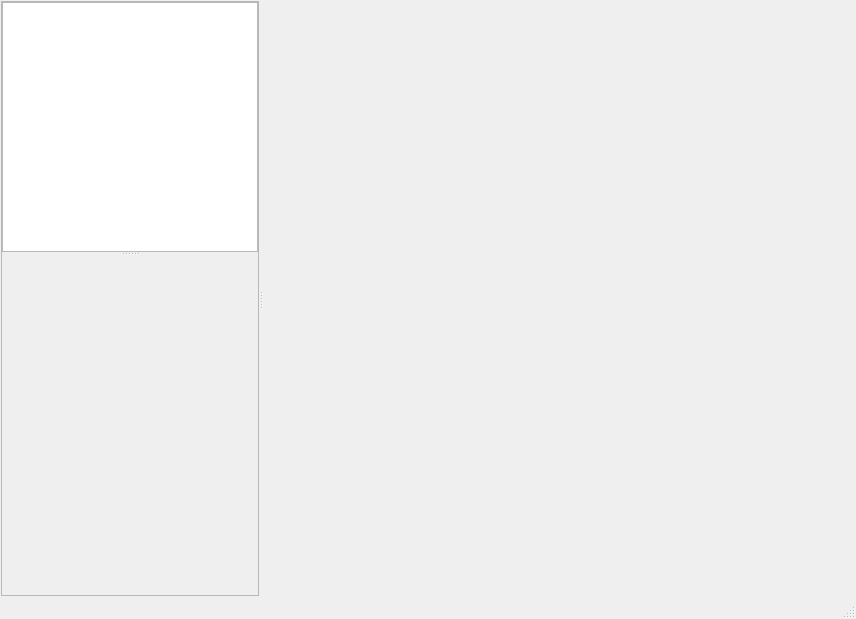
<?xml version="1.0" encoding="UTF-8"?>
<ui version="4.0">
 <class>IMFViewer_UI</class>
 <widget class="QMainWindow" name="IMFViewer_UI">
  <property name="geometry">
   <rect>
    <x>0</x>
    <y>0</y>
    <width>856</width>
    <height>619</height>
   </rect>
  </property>
  <property name="windowTitle">
   <string>IMF Viewer</string>
  </property>
  <widget class="QWidget" name="centralwidget">
   <layout class="QGridLayout" name="gridLayout_2">
    <property name="leftMargin">
     <number>1</number>
    </property>
    <property name="topMargin">
     <number>1</number>
    </property>
    <property name="rightMargin">
     <number>1</number>
    </property>
    <property name="bottomMargin">
     <number>1</number>
    </property>
    <property name="spacing">
     <number>4</number>
    </property>
    <item row="0" column="0">
     <widget class="QSplitter" name="splitter">
      <property name="orientation">
       <enum>Qt::Horizontal</enum>
      </property>
      <widget class="QFrame" name="filterFrame">
       <property name="frameShape">
        <enum>QFrame::StyledPanel</enum>
       </property>
       <property name="frameShadow">
        <enum>QFrame::Raised</enum>
       </property>
       <layout class="QGridLayout" name="gridLayout">
        <property name="leftMargin">
         <number>0</number>
        </property>
        <property name="topMargin">
         <number>0</number>
        </property>
        <property name="rightMargin">
         <number>0</number>
        </property>
        <property name="bottomMargin">
         <number>0</number>
        </property>
        <property name="spacing">
         <number>4</number>
        </property>
        <item row="0" column="0">
         <widget class="QSplitter" name="splitter_2">
          <property name="orientation">
           <enum>Qt::Vertical</enum>
          </property>
          <widget class="VSFilterView" name="treeView">
           <property name="sizePolicy">
            <sizepolicy hsizetype="Expanding" vsizetype="Preferred">
             <horstretch>0</horstretch>
             <verstretch>0</verstretch>
            </sizepolicy>
           </property>
           <property name="minimumSize">
            <size>
             <width>0</width>
             <height>250</height>
            </size>
           </property>
           <property name="selectionMode">
            <enum>QAbstractItemView::ExtendedSelection</enum>
           </property>
          </widget>
          <widget class="VSInfoWidget" name="infoWidget" native="true">
           <property name="sizePolicy">
            <sizepolicy hsizetype="Preferred" vsizetype="Expanding">
             <horstretch>0</horstretch>
             <verstretch>1</verstretch>
            </sizepolicy>
           </property>
          </widget>
         </widget>
        </item>
       </layout>
      </widget>
      <widget class="VSMainWidget" name="vsWidget" native="true">
       <property name="sizePolicy">
        <sizepolicy hsizetype="Preferred" vsizetype="Preferred">
         <horstretch>1</horstretch>
         <verstretch>0</verstretch>
        </sizepolicy>
       </property>
      </widget>
     </widget>
    </item>
   </layout>
  </widget>
  <widget class="QStatusBar" name="statusbar">
   <property name="styleSheet">
    <string notr="true"/>
   </property>
  </widget>
  <action name="actionNew">
   <property name="text">
    <string>New...</string>
   </property>
  </action>
  <action name="actionOpen">
   <property name="text">
    <string>Open...</string>
   </property>
  </action>
  <action name="actionImportCSDFFile">
   <property name="text">
    <string>Import CSDF File...</string>
   </property>
  </action>
  <action name="actionExitIMFViewer">
   <property name="text">
    <string>Exit IMFViewer</string>
   </property>
  </action>
  <action name="actionClearFileStructure">
   <property name="text">
    <string>Clear File Structure</string>
   </property>
  </action>
 </widget>
 <customwidgets>
  <customwidget>
   <class>VSMainWidget</class>
   <extends>QWidget</extends>
   <header location="global">VSMainWidget.h</header>
   <container>1</container>
  </customwidget>
  <customwidget>
   <class>VSFilterView</class>
   <extends>QTreeView</extends>
   <header>VSFilterView.h</header>
  </customwidget>
  <customwidget>
   <class>VSInfoWidget</class>
   <extends>QWidget</extends>
   <header>VSInfoWidget.h</header>
   <container>1</container>
  </customwidget>
 </customwidgets>
 <resources>
  <include location="../../../../Resources/icons/images/Icons.qrc"/>
 </resources>
 <connections/>
</ui>
